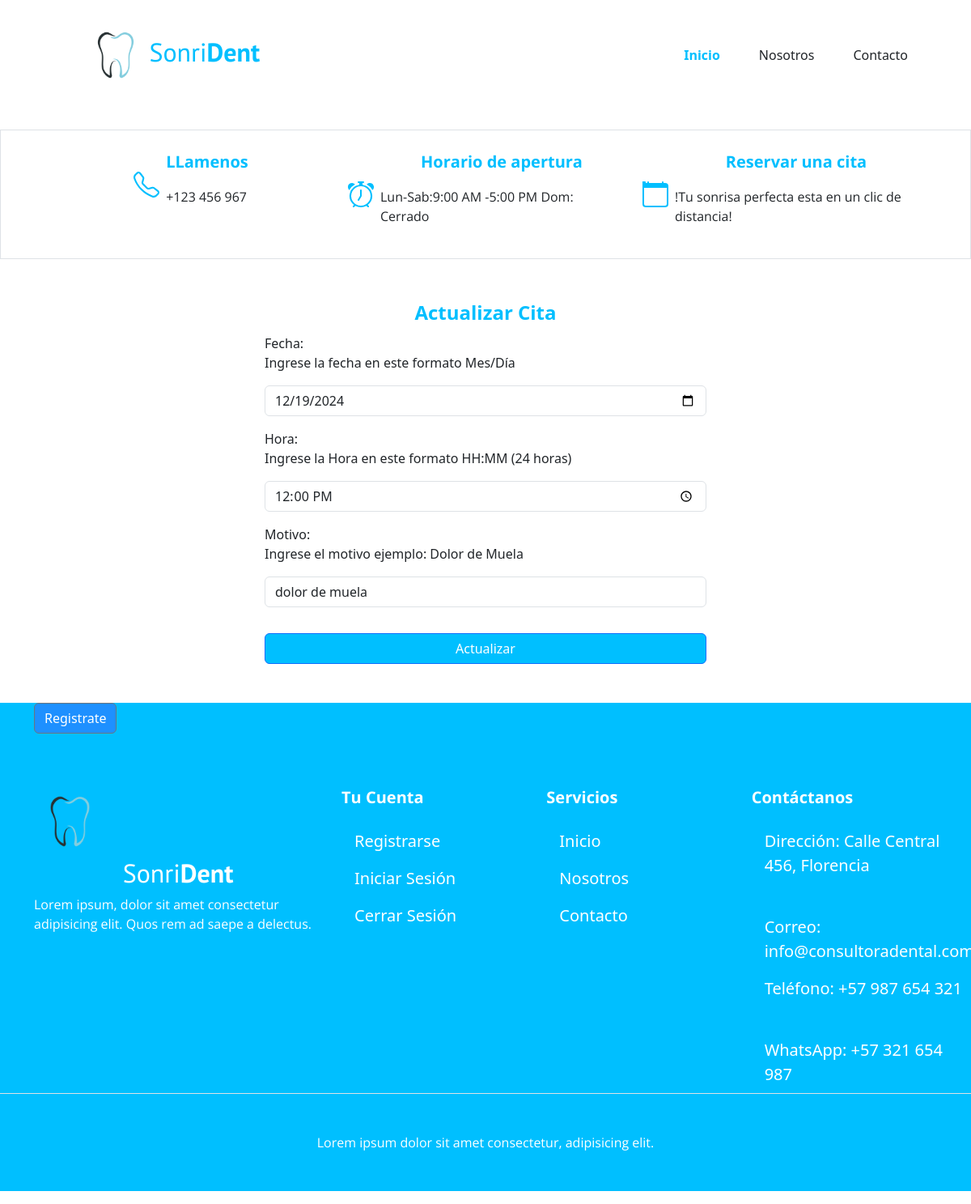
The app's page /actualizar-cita/5 (signed in) with its own data.
### citas/models.py (models this page shows, shortened)
class Citas(models.Model):
    fecha_cita = models.DateField()
    hora_cita = models.TimeField()
    ESTADOS = [
        ('Pendiente', 'Pendiente'),
        ('Confirmada', 'Confirmada'),
        ('Cancelada', 'Cancelada')
    ]
    estado = models.CharField(max_length=20, choices=ESTADOS, default='Pendiente')
    motivo =models.CharField(max_length=100)
    id_usuario =models.ForeignKey(User,editable=False, on_delete=models.CASCADE, related_name='citas', verbose_name='Usuario')
    id_dentista =models.ForeignKey(Dentista,editable=False, on_delete=models.CASCADE, related_name='citas', verbose_name='Dentista' ,null=True)
    class Meta:
        verbose_name= 'Cita'
        verbose_name_plural ='Cita'

### citas/views.py (the view)
# urls.py: path('actualizar-cita/<int:id>',views.actualizarCita, name='actualizarCita'),
@login_required(login_url="loginUsuario")
def actualizarCita(request,id):
    citaActualizada = Citas.objects.get(pk=id)
    if request.method=='POST':
        formulario = FormActualizarCita(request.POST)
        if formulario.is_valid():
            formulario_data = formulario.cleaned_data
            fecha = formulario_data.get('fecha_cita')
            hora = formulario_data.get('hora_cita')
            motivo = formulario_data.get('motivo')
            citaActualizada.fecha_cita = fecha
            citaActualizada.hora_cita = hora
            citaActualizada.motivo = motivo
            citaActualizada.save()
            return redirect ('listadoCitas')
    else:
        formulario = FormActualizarCita(initial={
            'fecha_cita': citaActualizada.fecha_cita,
            'hora_cita': citaActualizada.hora_cita,
            'motivo': citaActualizada.motivo,
        })
    return render(request,'actualizarCita.html',{
        'FormularioActualizado' : formulario
    })

### citas/froms.py
class FormActualizarCita(forms.Form):
    fecha_cita = forms.DateField(
        label='Fecha',
        widget=forms.TextInput(
            attrs={
                "placeholder": "MM/DD/YYYY",
                "class": "form-control mt-3 mb-3",
                "type": "date"
            }),
        help_text="Ingrese la fecha en este formato Mes/Día",
        required=True
    )
    hora_cita = forms.TimeField(
        label='Hora',
        widget=forms.TextInput(
            attrs={
                "placeholder": "HH:MM",
                "class": "form-control mt-3 mb-3",
                "type": "time"
            }
        ),
        help_text="Ingrese la Hora en este formato HH:MM (24 horas)",
        required=True
    )
    motivo = forms.CharField(
        label='Motivo',
        max_length=200,
        widget=forms.TextInput(
            attrs={
                "placeholder": "Ingresa el Motivo",
                "class": "form-control mt-3 mb-3"
            }
        ),
        help_text="Ingrese el motivo ejemplo: Dolor de Muela",
        required=True
    )

### citas/templates/actualizarCita.html (shortened to what this page needs)
{% extends 'layouts/baseSinHero.html' %}
{% block contenido %}
<div class="container-xl">
    <div class="row d-flex justify-content-center">
        <div class="col-md-6">
            <form action="" method="POST">
                <legend class="text-center fw-bold mt-5 text-primary">
                  </svg>Actualizar Cita</legend>
                {{ FormularioActualizado }}
                <input type="submit" value="Actualizar" class="btn  btn-primary container-xl mt-3 mb-5">
            </form>
        </div>
    </div>
</div>
{% endblock  %}

### static/styles/app.css (style rules this page uses)
:root { --bs-blue :#00BFFF; --fuente-Principal : "PT Sans", sans-serif; --fuente-parrafos : "Open Sans", sans-serif; --bs-blue-secondary: #1E90FF; --bs-light : #efefef; }
.text-primary { color: var(--bs-blue)!important; }
.btn-primary { background-color: var(--bs-blue)!important; }

### records on screen
Citas: fecha_cita "12/19/2024", hora_cita "12:00:00", motivo "dolor de muela"
